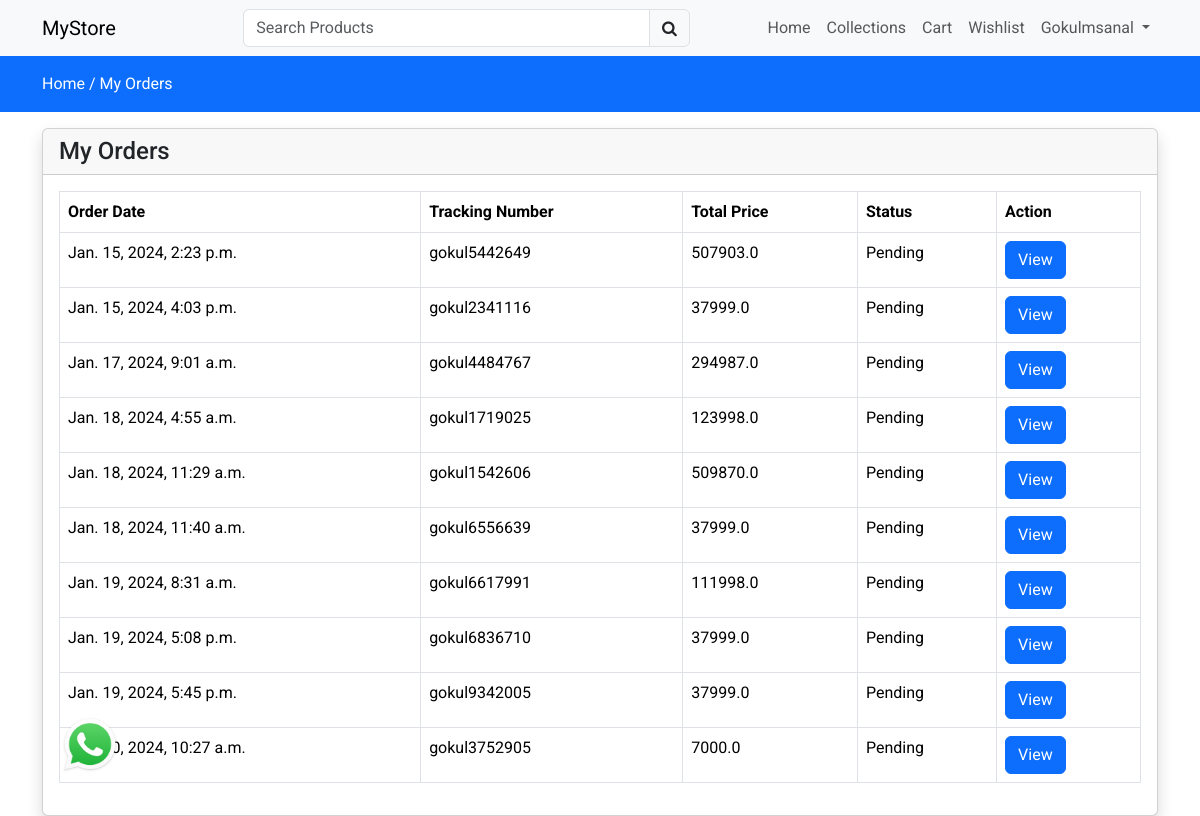
/my-orders (signed in), run on an earlier commit of the app's database.
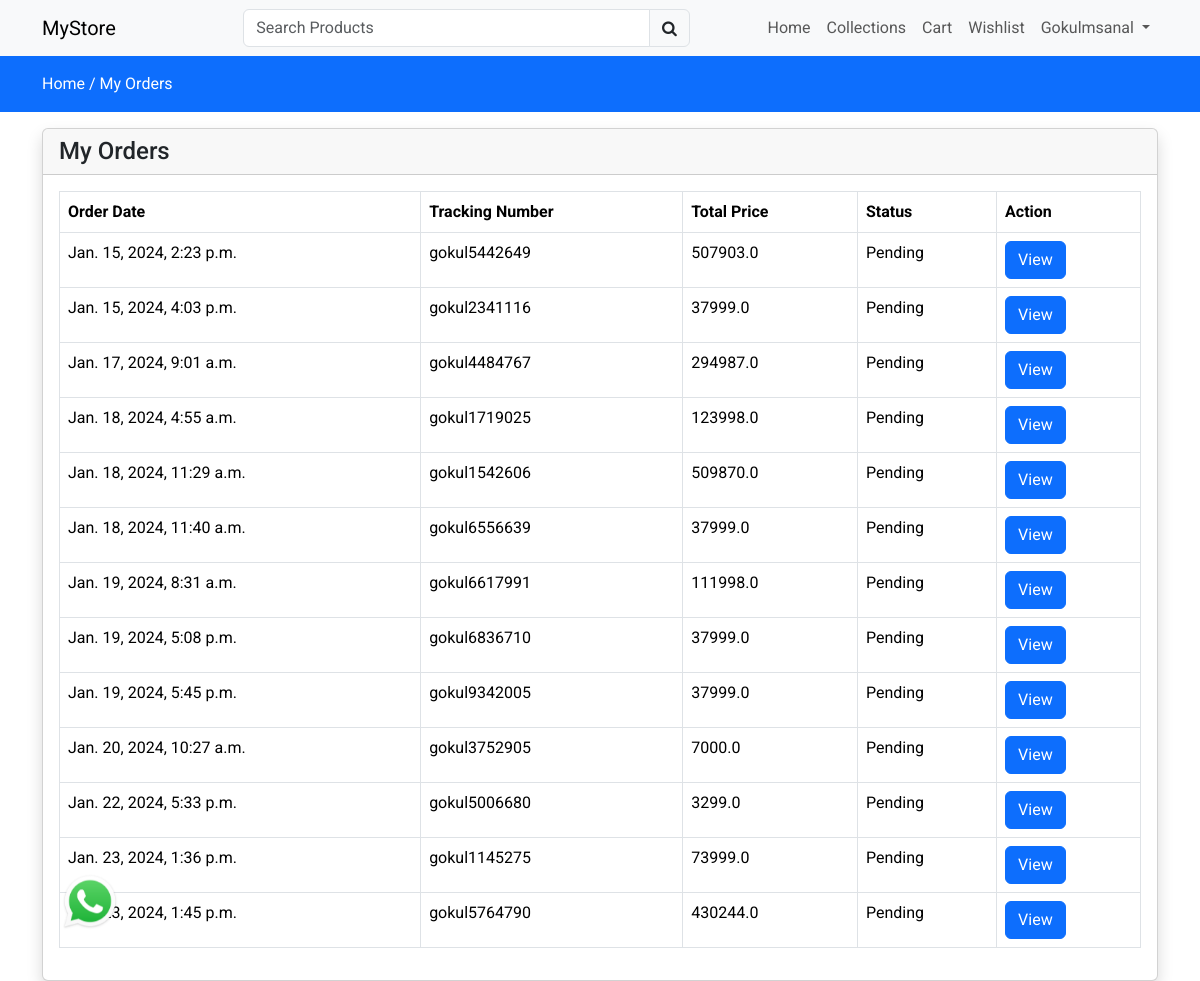
And on a later commit of the database.
### store/models.py (models this page shows, shortened)
class Order(models.Model):
    user = models.ForeignKey(User, on_delete=models.CASCADE)
    fname = models.CharField(max_length=150, null=False)
    lname = models.CharField(max_length=150, null=False)
    email = models.CharField(max_length=150, null=False)
    phone = models.CharField(max_length=150, null=False)
    address = models.TextField(null=False)
    city = models.CharField(max_length=150, null=False)
    state = models.CharField(max_length=150, null=False)
    country = models.CharField(max_length=150, null=False)
    pincode = models.CharField(max_length=150, null=False)
    total_price = models.FloatField(null=False)
    payment_mode = models.CharField(max_length=150, null=False)
    payment_id = models.CharField(max_length=250, null=True)
    orderstatuses = (
        ('Pending','Pending'),
        ('Out For Shipping','Out For Shipping'),
        ('Completed','Completed'),
    )
    status = models.CharField(max_length=150,choices=orderstatuses, default='Pending')
    message = models.TextField(null=True)
    tracking_no = models.CharField(max_length=150, null=True)
    created_at = models.DateTimeField(auto_now_add=True)
    updated_at = models.DateTimeField(auto_now=True)

### store/controller/order.py (the view)
# urls.py: path('my-orders', order.index, name="myorders"),
def index(request):
    orders = Order.objects.filter(user=request.user)
    context = {'orders':orders}
    return render(request, "store/orders/index.html", context)

### store/templates/store/orders/index.html (shortened to what this page needs)
{% extends 'store/layouts/main.html' %}
{% block content %}
    <div class="py-3 bg-primary">
        <div class="container">
            <a class="text-white" href="{% url 'home' %}">Home /</a>
            <a class="text-white" href="{% url 'myorders' %}">My Orders </a>
        </div>
    </div>
    <div class="container mt-3">
        <div class="row">
            <div class="col-md-12">
                <div class="card shadow">
                    <div class="card-header">
                        <h4 class="mb-0">My Orders</h4>
                    </div>
                    <div class="card-body">
                        <table class="table table-bordered">
                            <thead>
                                <tr>
                                    <th>Order Date</th>
                                    <th>Tracking Number</th>
                                    <th>Total Price</th>
                                    <th>Status</th>
                                    <th>Action</th>
                                </tr>
                            </thead>
                            <tbody>
                                {% for item in orders %}
                                    <tr>
                                        <td> {{ item.created_at }} </td>
                                        <td> {{ item.tracking_no }} </td>
                                        <td> {{ item.total_price }} </td>
                                        <td> {{ item.status }} </td>
                                        <td>
                                            <a href="{% url 'orderview' item.tracking_no %}" class="btn btn-primary">View </a>
                                        </td>
                                    </tr>
                                {% endfor %}
                            </tbody>
                        </table>
                    </div>
                </div>
            </div>
        </div>
    </div>
{% endblock content %}

What changed in the data, as far as the page shows it:
added Order: created_at "Jan. 22, 2024, 5:33 p.m.", tracking_no "gokul5006680", total_price "3299.0", status "Pending"
added Order: created_at "Jan. 23, 2024, 1:36 p.m.", tracking_no "gokul1145275", total_price "73999.0", status "Pending"
added Order: created_at "Jan. 23, 2024, 1:45 p.m.", tracking_no "gokul5764790", total_price "430244.0", status "Pending"
